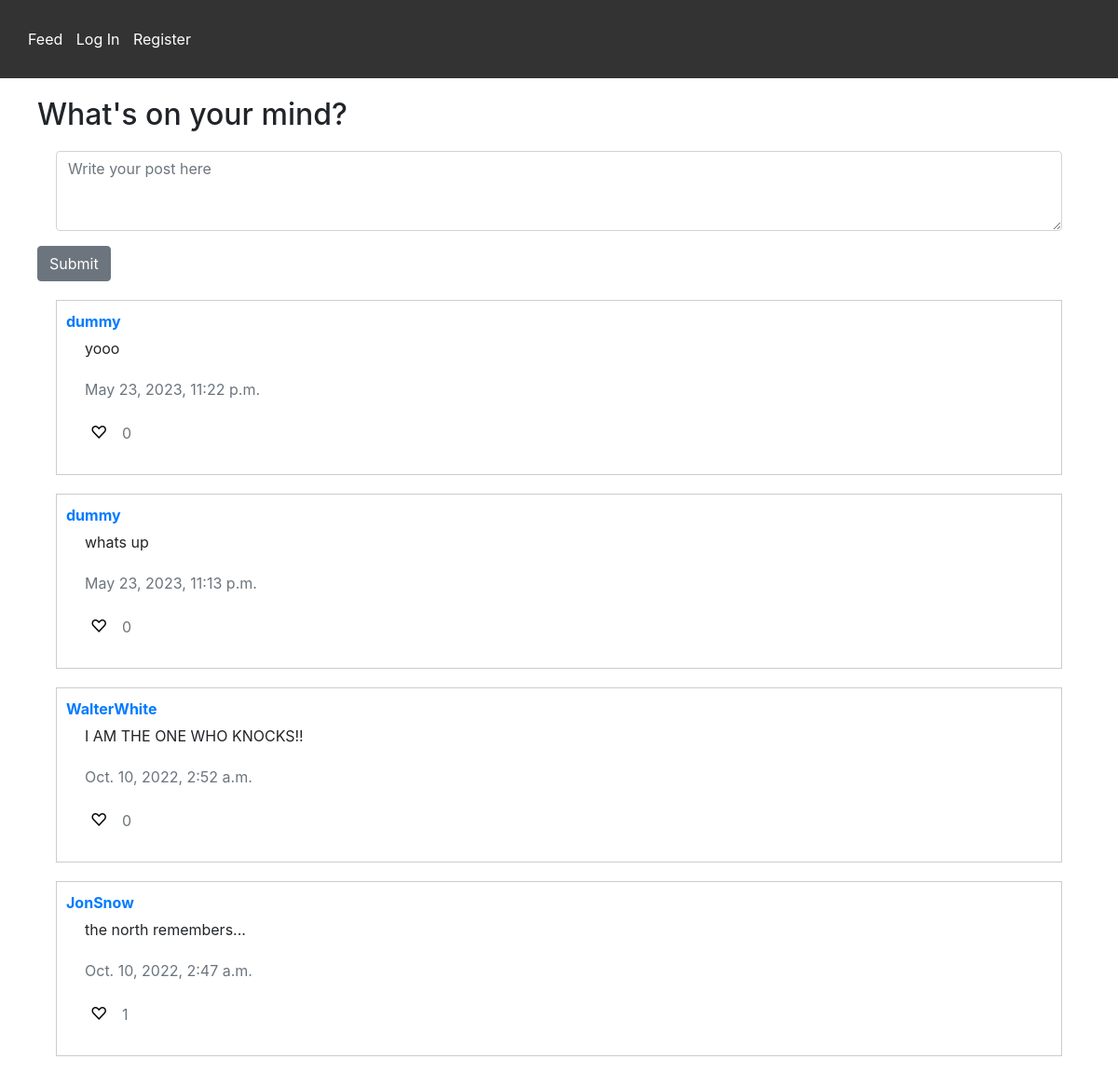
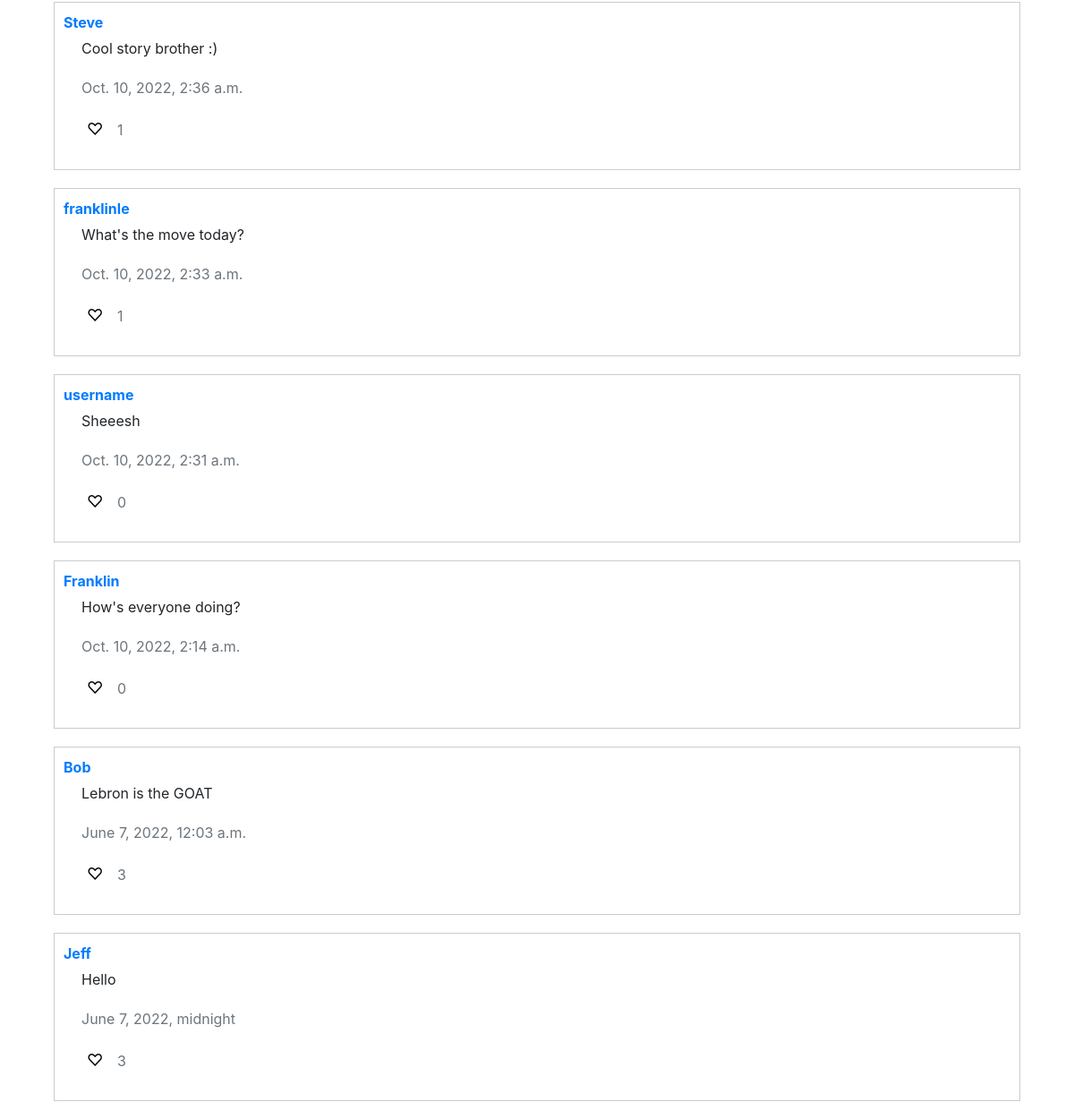
/, run on an earlier commit of the app's database (2 pictures, top to bottom).
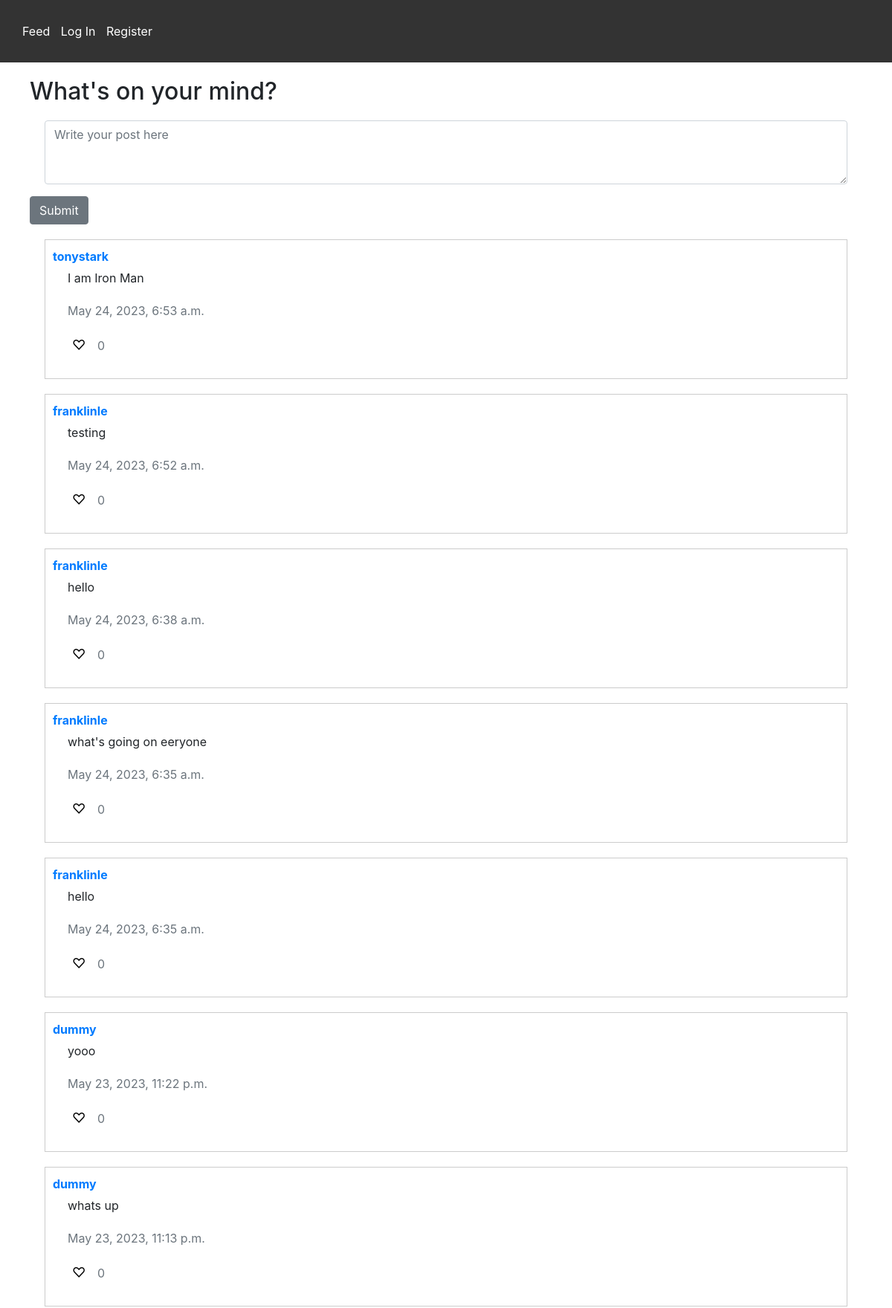
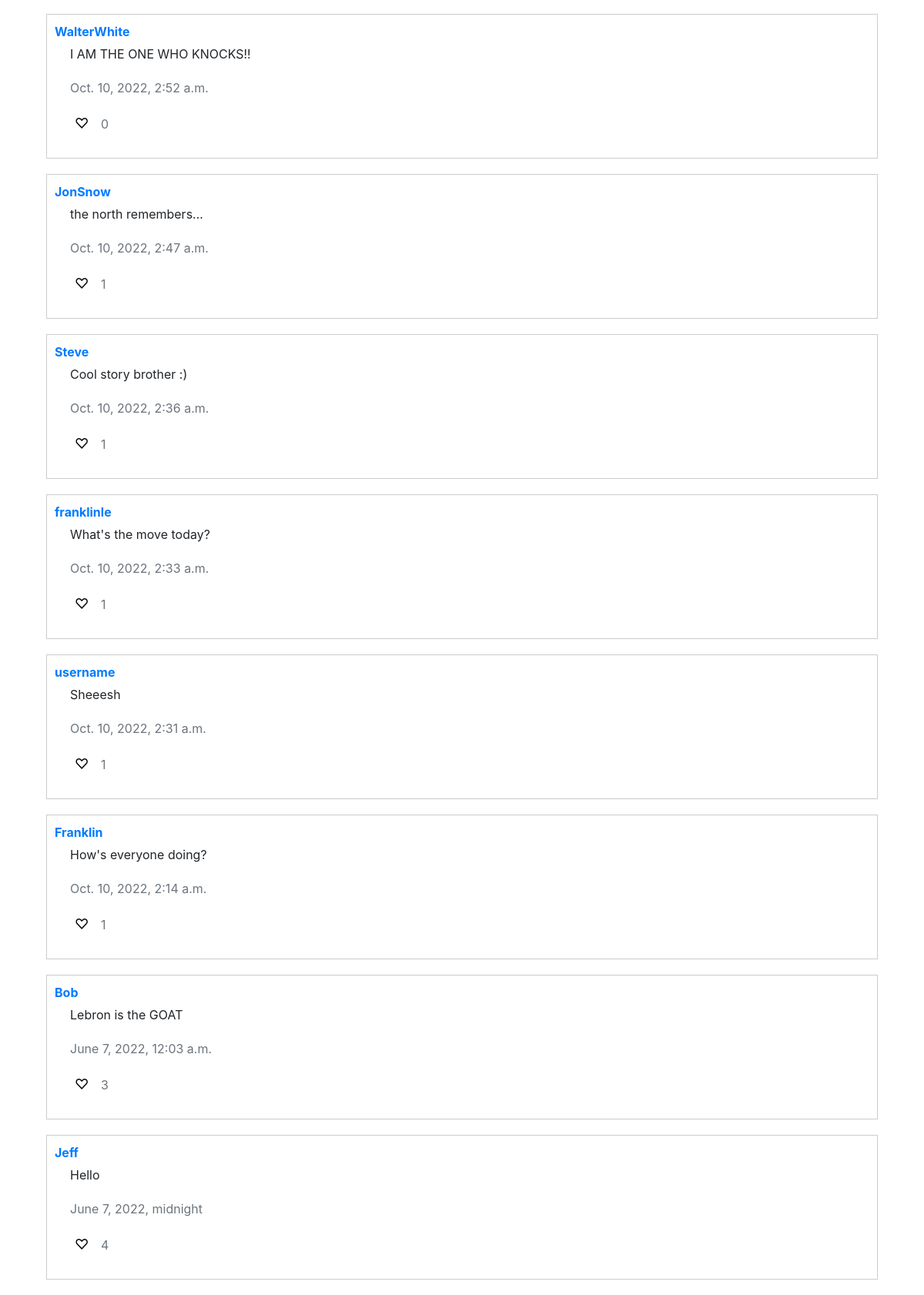
And on a later commit of the database (2 pictures, top to bottom).
### networkApp/models.py (models this page shows)
class Posts(models.Model):
    user = models.ForeignKey(User, on_delete=models.CASCADE, related_name="posts")
    time_posted = models.DateTimeField(default=timezone.now)
    content = models.CharField(max_length=300)
    likes = models.ManyToManyField(User, related_name="like", default=None, blank=True)
    like_count = models.BigIntegerField(default=0)

class User(AbstractUser):
    pass

### networkApp/views.py (the view)
# urls.py: path("", views.index, name="index"),
def index(request):
    start_time = time.time()  # Record the start time
    if request.method == "POST":
        form = PostForm(request.POST)
        if form.is_valid():
            if request.user.is_authenticated == False:
                messages.error(
                    request, "Please register or log in to create a post")
                return HttpResponseRedirect(reverse("index"))
            else:
                currentUser = request.user
                content = form.cleaned_data["content"]
                newPost = Posts(user_id=currentUser.id, content=content)
                newPost.save()
                return HttpResponseRedirect(reverse("index"))
        else:
            return HttpResponse("Error, form not valid")
    else:
        newPostForm = PostForm()
        allPosts = Posts.objects.order_by('-time_posted')
        paginator = Paginator(allPosts, 100)
        page_number = request.GET.get('page', 1)
        try:
            page_obj = paginator.get_page(page_number)
        except EmptyPage:
            page_obj = paginator.get_page(1)
        if request.user.is_authenticated == True:
            currentUserID = User.objects.get(username=request.user).id
        else:
            currentUserID = None
        end_time = time.time()  # Record the end time
        load_time = end_time - start_time
        print(f"Page loaded in {load_time} seconds")  # Print the load time
    return render(request, "networkApp/index.html", {
        "newPostForm": newPostForm,
        "currentUserID": currentUserID,
        "page_obj": page_obj
    })

### networkApp/views.py
class PostForm(forms.Form):
    content = forms.CharField(label="", max_length=300, widget=forms.Textarea(
        attrs={"rows": 5, "cols": 40, "style": 'font-size: small'}))

### networkApp/templates/networkApp/index.html (shortened to what this page needs)
{% extends "networkApp/layout.html" %}  {% block body %}
<div id="new-post-section">
  <h2>What's on your mind?</h2>
  <form action="/" method="post">
    <div class="form-group">
      <textarea class="form-control" name="content" rows="3" placeholder="Write your post here"></textarea>
    </div>
    <button type="submit" class="btn btn-secondary">Submit</button>
  </form>
</div>
  <div class="posts-section">
    {% for post in page_obj %}
    <div id="post-{{ post.id }}" class="post">
      <p>
        <a href="{% url 'profile' post.user %}" data-url="{% url 'editPost' %}"
          ><strong>{{ post.user }}</strong></a
        >
      </p>
      <div id="content-{{ post.id }}" class="post-content">
        {{ post.content }}
      </div>
      <div class="text-muted">{{ post.time_posted }}</div>
      <div>
        <button
          id="like-{{ post.id }}"
          class="like-button"
          value="{{ post.id }}"
          type="button"
        >
          ♡
        </button>
        <span id="like_count_{{post.id}}" class="text-muted"
          >{{ post.like_count }}</span
        >
      </div>
    </div>
    {% endfor %}
  </div>
  {% endblock %}

### networkApp/templates/networkApp/layout.html (shortened to what this page needs)
{% load static %}
<!DOCTYPE html>
<html lang="en">
  <head>
  </head>
  <link
    rel="stylesheet"
    href="https://stackpath.bootstrapcdn.com/bootstrap/4.4.1/css/bootstrap.min.css"
  />
  <link href="{% static 'networkApp/styles.css' %}" rel="stylesheet" />
  <body>
    <nav>
      <div>
        <ul>
          <li>
            <a href="{% url 'index' %}">Feed</a>
          </li>
          {% if user.is_authenticated %}
          <li>
            <a href="{% url 'following' %}">Following</a>
          </li>
          {% if user.is_authenticated %}
          <li>
            <a href="{% url 'profile' user.username %}"
              ><strong>{{ user.username }}</strong></a
            >
          </li>
          {% endif %}
          <li>
            <a href="{% url 'logout' %}">Log out</a>
          </li>
          {% else %}
          <li>
            <a href="{% url 'login' %}">Log In</a>
          </li>
          <li>
            <a href="{% url 'register' %}">Register</a>
          </li>
          {% endif %}
        </ul>
      </div>
    </nav>
    <div>{% block body %} {% endblock %}</div>
  </body>
</html>

### networkApp/static/networkApp/styles.css (style rules this page uses)
nav { background-color: #333; color: #fff; padding: 10px; }
nav ul { list-style-type: none; margin: 0; padding: 0; }
nav ul li { display: inline; margin-right: 10px; }
nav ul li a { color: #fff; text-decoration: none; }
div { margin: 20px; }
.posts-section { margin-top: 20px; }
.post { background-color: #fff; border: 1px solid #ccc; padding: 10px; margin-bottom: 10px; }
.post p { margin: 0; }
.post-content { margin-top: 5px; }
.text-muted { color: #888; }
.like-button { background-color: transparent; border: none; cursor: pointer; font-size: 18px; margin-right: 5px; }
#new-post-section { margin-bottom: 20px; }
#new-post-section h2 { margin-bottom: 10px; }

What changed in the data, as far as the page shows it:
added Posts: user "tonystark", content "I am Iron Man", time_posted "May 24, 2023, 6:53 a.m.", {{ post.id }} 15 (drawn), like_count "0"
added Posts: user "franklinle", content "testing", time_posted "May 24, 2023, 6:52 a.m.", {{ post.id }} 14 (drawn), like_count "0"
added Posts: user "franklinle", content "hello", time_posted "May 24, 2023, 6:38 a.m.", {{ post.id }} 13 (drawn), like_count "0"
added Posts: user "franklinle", content "what's going on eeryone", time_posted "May 24, 2023, 6:35 a.m.", {{ post.id }} 12 (drawn), like_count "0"
added Posts: user "franklinle", content "hello", time_posted "May 24, 2023, 6:35 a.m.", {{ post.id }} 11 (drawn), like_count "0"
changed Posts "Sheeesh": like_count "0" → "1"
changed Posts "How's everyone doing?": like_count "0" → "1"
changed Posts "Hello": like_count "3" → "4"
